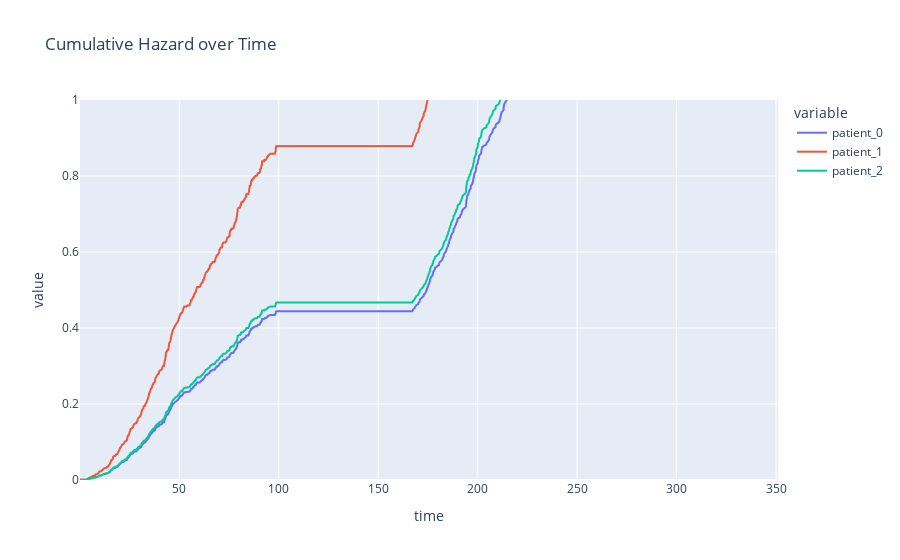

The cell this chart's notebook holds for it:
### Code cell
# cumhazard
px.line(df_cum_hazards, x= 'time',y = df_cum_hazards.columns[1:4],range_y=[0,1], title='Cumulative Hazard over Time')

### Figure 1 — Plotly figure (JSON) as saved in the notebook; plotly's stock layout.template omitted (floating-point values rounded to 4 significant figures; data arrays with more than 128 entries replaced by an {"elided": "..."} marker saying what was removed)
{"data": [{"hovertemplate": "variable=patient_0<br>time=%{x}<br>value=%{y}<extra></extra>", "legendgroup": "patient_0", "line": {"color": "#636efa", "dash": "solid"}, "marker": {"symbol": "circle"}, "mode": "lines", "name": "patient_0", "showlegend": true, "type": "scattergl", "x": {"elided": "1296 float values"}, "xaxis": "x", "y": {"elided": "1296 float values"}, "yaxis": "y"}, {"hovertemplate": "variable=patient_1<br>time=%{x}<br>value=%{y}<extra></extra>", "legendgroup": "patient_1", "line": {"color": "#EF553B", "dash": "solid"}, "marker": {"symbol": "circle"}, "mode": "lines", "name": "patient_1", "showlegend": true, "type": "scattergl", "x": {"elided": "1296 float values"}, "xaxis": "x", "y": {"elided": "1296 float values"}, "yaxis": "y"}, {"hovertemplate": "variable=patient_2<br>time=%{x}<br>value=%{y}<extra></extra>", "legendgroup": "patient_2", "line": {"color": "#00cc96", "dash": "solid"}, "marker": {"symbol": "circle"}, "mode": "lines", "name": "patient_2", "showlegend": true, "type": "scattergl", "x": {"elided": "1296 float values"}, "xaxis": "x", "y": {"elided": "1296 float values"}, "yaxis": "y"}], "layout": {"legend": {"title": {"text": "variable"}, "tracegroupgap": 0}, "title": {"text": "Cumulative Hazard over Time"}, "xaxis": {"anchor": "y", "domain": [0, 1], "title": {"text": "time"}}, "yaxis": {"anchor": "x", "domain": [0, 1], "range": [0, 1], "title": {"text": "value"}}}}
